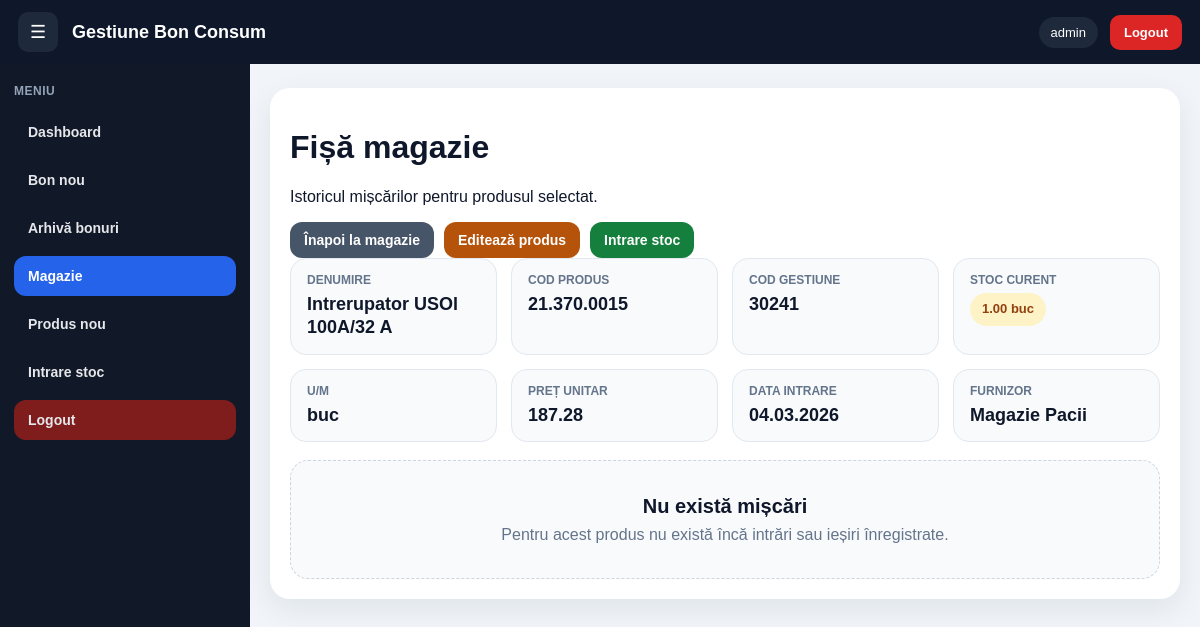
Page /website-bon-consum.php/fisa-magazie.php?id=8 (signed in) on the committed database.
### tables this page shows
CREATE TABLE `produse` (
  `id` int NOT NULL,
  `denumire` varchar(255) NOT NULL,
  `cod_produs` varchar(100) NOT NULL,
  `cod_gestiune` varchar(50) DEFAULT '',
  `um` varchar(30) NOT NULL DEFAULT '',
  `pret_unitar` decimal(12,2) NOT NULL DEFAULT '0.00',
  `stoc_curent` decimal(12,2) NOT NULL DEFAULT '0.00',
  `data_intrare` date DEFAULT NULL,
  `furnizor` varchar(255) DEFAULT '',
  `observatii` text,
  `activ` tinyint(1) NOT NULL DEFAULT '1',
  `created_at` timestamp NULL DEFAULT CURRENT_TIMESTAMP,
  `updated_at` timestamp NULL DEFAULT CURRENT_TIMESTAMP ON UPDATE CURRENT_TIMESTAMP
);

### website-bon-consum.php/fisa-magazie.php (the view, shortened to what this page needs)
<?php
require_once 'config.php';
$id = (int)($_GET['id'] ?? 0);
$stmt = $pdo->prepare("SELECT * FROM produse WHERE id = ?");
$stmt->execute([$id]);
$produs = $stmt->fetch();
$stmt = $pdo->prepare("
    SELECT *
    FROM miscari_stoc
    WHERE produs_id = ?
    ORDER BY
        CASE
            WHEN data_miscare IS NULL THEN 1
            ELSE 0
        END,
        data_miscare DESC,
        id DESC
");
$stmt->execute([$id]);
$miscari = $stmt->fetchAll();
include 'layout-start.php';
?>
<?php
$stoc = (float)($produs['stoc_curent'] ?? 0);
$stockClass = '';
if ($stoc <= 0) {
    $stockClass = ' zero';
} elseif ($stoc <= 5) {
    $stockClass = ' low';
}
$dataIntrareAfisata = '-';
if (!empty($produs['data_intrare'])) {
    $tsIntrare = strtotime($produs['data_intrare']);
    $dataIntrareAfisata = $tsIntrare ? date('d.m.Y', $tsIntrare) : $produs['data_intrare'];
}
?>
<div class="sheet-card">
    <div class="page-header">
        <div>
            <h1 class="page-title">Fișă magazie</h1>
            <p class="page-subtitle">Istoricul mișcărilor pentru produsul selectat.</p>
        </div>
        <div class="sheet-toolbar">
            <a href="magazie.php" class="sheet-btn secondary">Înapoi la magazie</a>
            <a href="editeaza-produs.php?id=<?php echo (int)$produs['id']; ?>" class="sheet-btn warning">Editează produs</a>
            <a href="intrare-stoc.php?id=<?php echo (int)$produs['id']; ?>" class="sheet-btn success">Intrare stoc</a>
        </div>
    </div>
    <div class="info-grid">
        <div class="info-box">
            <div class="info-label">Denumire</div>
            <div class="info-value"><?php echo htmlspecialchars($produs['denumire']); ?></div>
        </div>
        <div class="info-box">
            <div class="info-label">Cod produs</div>
            <div class="info-value"><?php echo htmlspecialchars($produs['cod_produs'] ?: '-'); ?></div>
        </div>
        <div class="info-box">
            <div class="info-label">Cod gestiune</div>
            <div class="info-value"><?php echo htmlspecialchars($produs['cod_gestiune'] ?: '-'); ?></div>
        </div>
        <div class="info-box">
            <div class="info-label">Stoc curent</div>
            <div class="info-value">
                <span class="stock-pill<?php echo $stockClass; ?>">
                    <?php echo number_format($stoc, 2, '.', ''); ?> <?php echo htmlspecialchars($produs['um'] ?: ''); ?>
                </span>
            </div>
        </div>
        <div class="info-box">
            <div class="info-label">U/M</div>
            <div class="info-value"><?php echo htmlspecialchars($produs['um'] ?: '-'); ?></div>
        </div>
        <div class="info-box">
            <div class="info-label">Preț unitar</div>
            <div class="info-value"><?php echo number_format((float)($produs['pret_unitar'] ?? 0), 2, '.', ''); ?></div>
        </div>
        <div class="info-box">
            <div class="info-label">Data intrare</div>
            <div class="info-value"><?php echo htmlspecialchars($dataIntrareAfisata); ?></div>
        </div>
        <div class="info-box">
            <div class="info-label">Furnizor</div>
            <div class="info-value"><?php echo htmlspecialchars($produs['furnizor'] ?: '-'); ?></div>
        </div>
    </div>
    <?php if (!$miscari): ?>
        <div class="empty-box">
            <h3>Nu există mișcări</h3>
            <div>Pentru acest produs nu există încă intrări sau ieșiri înregistrate.</div>
        </div>
    <?php endif; ?>
</div>
<?php include 'layout-end.php'; ?>

### website-bon-consum.php/layout-start.php (style rules this page uses)
* { box-sizing:border-box }
body { margin:0; font-family:Arial,sans-serif; background:#f1f5f9; color:#0f172a; }

### website-bon-consum.php/fisa-magazie.php (style rules this page uses)
.sheet-card { background:#fff; border-radius:20px; padding:20px; box-shadow:0 10px 30px rgba(15,23,42,.08); }
.sheet-toolbar { display:flex; gap:10px; flex-wrap:wrap; align-items:center; }
.sheet-btn { display:inline-block; background:#0f172a; color:#fff; text-decoration:none; border:none; padding:10px 14px; border-radius:12px; font-size:14px; font-weight:700; cursor:pointer; }
.sheet-btn.secondary { background:#475569 }
.sheet-btn.success { background:#15803d }
.sheet-btn.warning { background:#b45309 }
.info-grid { display:grid; grid-template-columns:repeat(4,minmax(0,1fr)); gap:14px; margin-bottom:18px; }
.info-box { background:#f8fafc; border:1px solid #e2e8f0; border-radius:16px; padding:14px 16px; }
.info-label { font-size:12px; color:#64748b; margin-bottom:6px; font-weight:700; text-transform:uppercase; }
.info-value { font-size:18px; font-weight:800; color:#0f172a; line-height:1.3; }
.stock-pill { display:inline-block; padding:8px 12px; border-radius:999px; font-size:13px; font-weight:800; background:#dcfce7; color:#166534; }
.stock-pill.low { background:#fef3c7; color:#92400e; }
.empty-box { background:#f8fafc; border:1px dashed #cbd5e1; border-radius:18px; padding:34px 20px; text-align:center; color:#64748b; }
.empty-box h3 { margin:0 0 8px; color:#0f172a; font-size:20px; }

### rows in the picture
produse: denumire "Intrerupator USOl 100A/32 A", cod_produs "21.370.0015", cod_gestiune "30241", stoc_curent "1.00", um "buc", pret_unitar "187.28", data_intrare "04.03.2026", furnizor "Magazie Pacii"

### other values in the picture
$_SESSION['username'] "admin"
